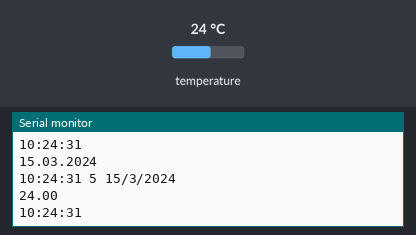
Simulated run of this sketch. Board: Arduino Uno, built with avr-gcc and run on an emulated ATmega328P. On the bench: the last lines printed to the serial monitor. Inputs (shaded band) come from the test bench; at power-on: temperature 24 °C. The local clock reads 2024-03-15 10:24:30 at power-on unless the sketch sets it.

Above: at 1.2 s.
1.3 s: temperature set to 12 °C
At 2.0 s:
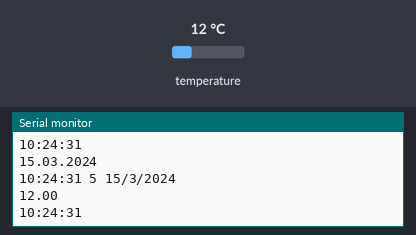
2.8 s: temperature set to 19 °C
At 3.6 s:
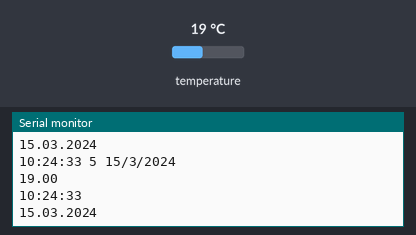
Timing chart, 0 to 5.8 s (numbered marks = the images above; inputs shaded):
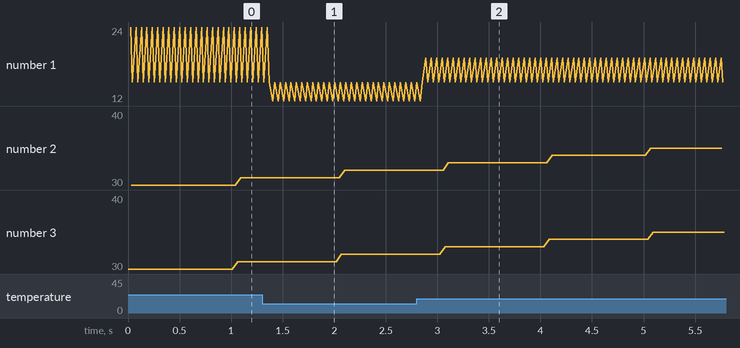

The sketch:

DS3231UST.ino
```cpp
#include <microDS3231.h>
MicroDS3231 rtc;
void setup() {
  Serial.begin(9600);
}
void loop() {
  // получаем и выводим каждый элемент отдельно
  Serial.print(rtc.getHours());
  Serial.print(":");
  Serial.print(rtc.getMinutes());
  Serial.print(":");
  Serial.print(rtc.getSeconds());
  Serial.print(" ");
  Serial.print(rtc.getDay());
  Serial.print(" ");
  Serial.print(rtc.getDate());
  Serial.print("/");
  Serial.print(rtc.getMonth());
  Serial.print("/");
  Serial.println(rtc.getYear());

  // выводим температуру модуля
  Serial.println(rtc.getTemperatureFloat());

  // выводим дату и время готовыми строками
  Serial.println(rtc.getTimeString());
  Serial.println(rtc.getDateString());
}
```

Measured:
- after the input at 1.3 s, the serial monitor: prints a new line after 0.10 s (image 1)
- after the input at 2.8 s, the serial monitor: prints a new line after 0.09 s (image 2)
- plotted number 1: 24 → 12 after the input at 1.3 s
